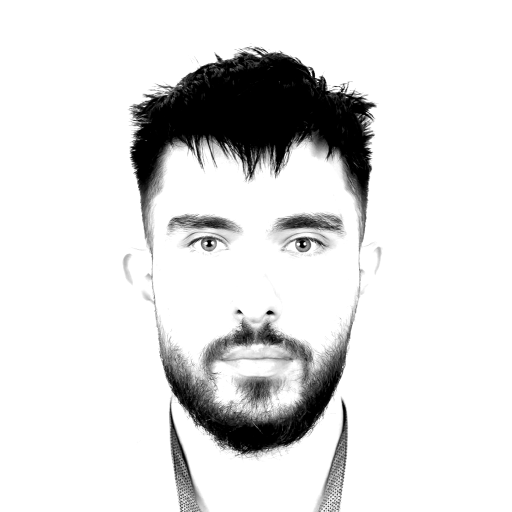
#> input picture source-prepped.png, 1024 x 1024 px, found by its file name (shown at 1/2 size)
$ python make_ascii_svg.py
#> lines starting #> are read from the running program, lines starting #| are printed output that depends on the picture
#!/usr/bin/env python3
"""Turn the prepped portrait into a self-typing, monochrome ASCII-art SVG.

Downsamples to a character grid, maps each cell's brightness to a glyph on a
density ramp (bright -> sparse, dark -> dense), then emits an SVG where each row
wipes in left-to-right on a top-to-bottom stagger, with a small block cursor
riding the wipe edge. Pure SMIL, so GitHub plays it. It prints once and freezes
(no looping). Monochrome + high-contrast on purpose: rainbow ASCII reads as
static; one calm colour reads as a portrait.

    python scripts/make_ascii_svg.py [source-prepped.png] [--out avi-ascii.svg]
"""
from __future__ import annotations

import argparse
from PIL import Image

# bright (sparse) -> dark (dense). Leading space clears the background to nothing.
RAMP = " .`:-=+*cs#%@"

COLS = 100          # character columns; rows derive from the photo aspect
FONT_PX = 11        # monospace font size
CHAR_W = FONT_PX * 0.60   # monospace advance width
LINE_H = FONT_PX * 1.12
PAD = 18
FILL = "#c9d1d9"    # one calm light-gray
CURSOR = "#39d353"  # the wipe-edge block
BG = "#0d1117"      # own terminal panel, so it reads on light OR dark GitHub
BORDER = "#30363d"

ROW_STAGGER = 0.055  # seconds between rows starting
ROW_DUR = 0.5        # seconds for one row to wipe in


def to_rows(path: str) -> list[str]:
#> called with path = 'source-prepped.png'
    img = Image.open(path).convert("L")
#> img is the input picture: PIL image 1024x1024 L; min 0, max 255, mean 223.7
    # Characters are ~twice as tall as wide, so halve the row count to keep
    # the face's proportions.
    rows = max(1, round(COLS * img.height / img.width * 0.5))
#> rows = 50
    img = img.resize((COLS, rows))
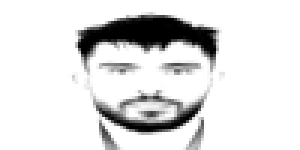
#> img: PIL image 100x50 L (shown 3 times larger); min 0, max 255, mean 223.6
    px = img.load()
    out = []
    last = len(RAMP) - 1
    for y in range(rows):
        line = []
        for x in range(COLS):
            brightness = px[x, y]
            # bright -> index 0 (space), dark -> last (@)
            idx = round((255 - brightness) / 255 * last)
            line.append(RAMP[idx])
        out.append("".join(line).rstrip())
#> after the loop, out = 50 items
    # trim fully-blank leading/trailing rows
    while out and not out[0].strip():
        out.pop(0)
#> this loop made 4 passes
#> after the loop, out = 46 items
    while out and not out[-1].strip():
        out.pop()
#> this loop made 0 passes
    return out


def esc(s: str) -> str:
    return s.replace("&", "&amp;").replace("<", "&lt;").replace(">", "&gt;")


def build(rows: list[str]) -> str:
    text_w = COLS * CHAR_W
#> text_w = 660
    w = PAD * 2 + text_w
#> w = 696
    h = PAD * 2 + len(rows) * LINE_H
#> h = 602.7
    clips, texts, cursors = [], [], []
    for r, line in enumerate(rows):
        y = PAD + r * LINE_H
        baseline = y + FONT_PX * 0.9
        begin = round(r * ROW_STAGGER, 3)
        row_w = max(1.0, len(line) * CHAR_W)
        clips.append(
            f'<clipPath id="c{r}"><rect x="{PAD:.1f}" y="{y:.1f}" '
            f'width="0" height="{LINE_H:.1f}">'
            f'<animate attributeName="width" from="0" to="{row_w:.1f}" '
            f'begin="{begin}s" dur="{ROW_DUR}s" fill="freeze" calcMode="linear"/>'
            f'</rect></clipPath>'
        )
        if line.strip():
            texts.append(
                f'<text x="{PAD:.1f}" y="{baseline:.1f}" clip-path="url(#c{r})" '
                f'xml:space="preserve">{esc(line)}</text>'
            )
            cursors.append(
                f'<rect x="{PAD:.1f}" y="{y:.1f}" width="{CHAR_W:.1f}" '
                f'height="{LINE_H:.1f}" fill="{CURSOR}" opacity="0">'
                f'<animate attributeName="x" from="{PAD:.1f}" to="{PAD + row_w:.1f}" '
                f'begin="{begin}s" dur="{ROW_DUR}s" fill="freeze"/>'
                f'<animate attributeName="opacity" values="0.9;0.9;0" '
                f'keyTimes="0;0.85;1" begin="{begin}s" dur="{ROW_DUR}s" fill="freeze"/>'
                f'</rect>'
            )
#> this loop made 46 passes
#> (y, baseline, begin, row_w) on passes 1 to 12: (18, 27.9, 0, 343.2), (30.32, 40.22, 0.055, 389.4), (42.64, 52.54, 0.11, 409.2), (54.96, 64.86, 0.165, 422.4), (67.28, 77.18, 0.22, 455.4), (79.6, 89.5, 0.275, 481.8), (91.92, 101.8, 0.33, 488.4), (104.2, 114.1, 0.385, 481.8), (116.6, 126.5, 0.44, 481.8), (128.9, 138.8, 0.495, 481.8), (141.2, 151.1, 0.55, 481.8), (153.5, 163.4, 0.605, 481.8)
#> after the loop, clips = 46 items; cursors = 46 items; texts = 46 items
    return (
        f'<svg xmlns="http://www.w3.org/2000/svg" viewBox="0 0 {w:.0f} {h:.0f}" '
        f'width="{w:.0f}" height="{h:.0f}" font-family="\'SFMono-Regular\',Consolas,'
        f'\'Liberation Mono\',Menlo,monospace">'
        f'<style>text{{font-size:{FONT_PX}px;fill:{FILL};white-space:pre;}}</style>'
        f'<rect x="0.5" y="0.5" width="{w-1:.1f}" height="{h-1:.1f}" rx="10" '
        f'fill="{BG}" stroke="{BORDER}"/>'
        f'<defs>{"".join(clips)}</defs>'
        f'{"".join(texts)}{"".join(cursors)}'
        f'</svg>'
    )


if __name__ == "__main__":
    ap = argparse.ArgumentParser()
    ap.add_argument("src", nargs="?", default="source-prepped.png")
    ap.add_argument("--out", default="avi-ascii.svg")
    a = ap.parse_args()
    svg = build(to_rows(a.src))
    with open(a.out, "w") as f:
        f.write(svg)
    print(f"wrote {a.out}")
